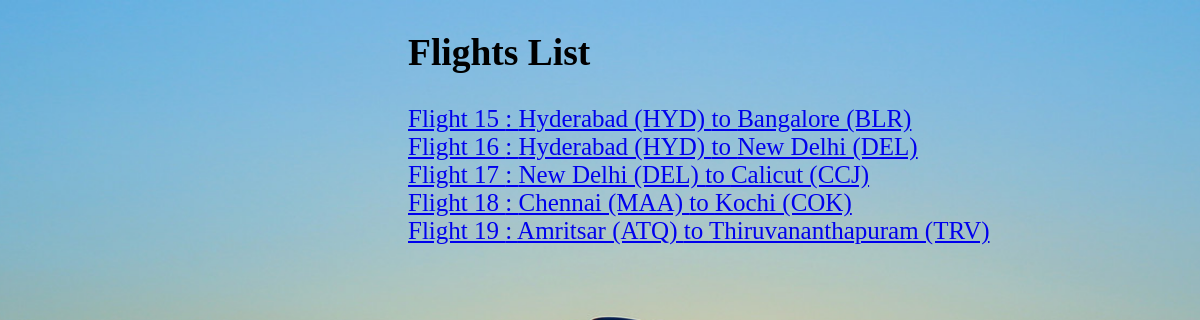
The app's page /flights/ with its own data.
### flights/models.py (models this page shows, shortened)
class Flight(models.Model):
    origin = models.ForeignKey(Airport, on_delete=models.CASCADE, related_name="departures")
    destination = models.ForeignKey(Airport, on_delete=models.CASCADE, related_name="arrivals")
    duration = models.IntegerField()

class Airport(models.Model):
    code = models.CharField(max_length=3)
    city = models.CharField(max_length=64)
    def __str__(self):
        return f"{self.city} ({self.code})"

### flights/views.py (the view)
# urls.py: path("",views.index,name="indx"),
def index(request):
    return render(request,"flights/index.html", {
        "flights":Flight.objects.all()
    })

### flights/templates/flights/index.html
{% extends "flights/layout.html" %}
{% block body %}
  <h2>Flights List</h2>
    {% for flight in flights %}
        <a href="{% url 'flight' flight.id %}">
          Flight {{ flight.id }} : {{ flight.origin }} to {{ flight.destination }}
        </a><br>
    {% endfor %}
{% endblock %}

### flights/static/css/flight.css (style rules this page uses)
html { background-image: url('../images/img3.jpg'); background-position: center; height: 100%; background-size: cover; background-repeat: no-repeat; font-size: 25px; padding-left: 400px; }

### records on screen
Flight: id "15", origin "Hyderabad (HYD)", destination "Bangalore (BLR)"
Flight: id "16", origin "Hyderabad (HYD)", destination "New Delhi (DEL)"
Flight: id "17", origin "New Delhi (DEL)", destination "Calicut (CCJ)"
Flight: id "18", origin "Chennai (MAA)", destination "Kochi (COK)"
Flight: id "19", origin "Amritsar (ATQ)", destination "Thiruvananthapuram (TRV)"
